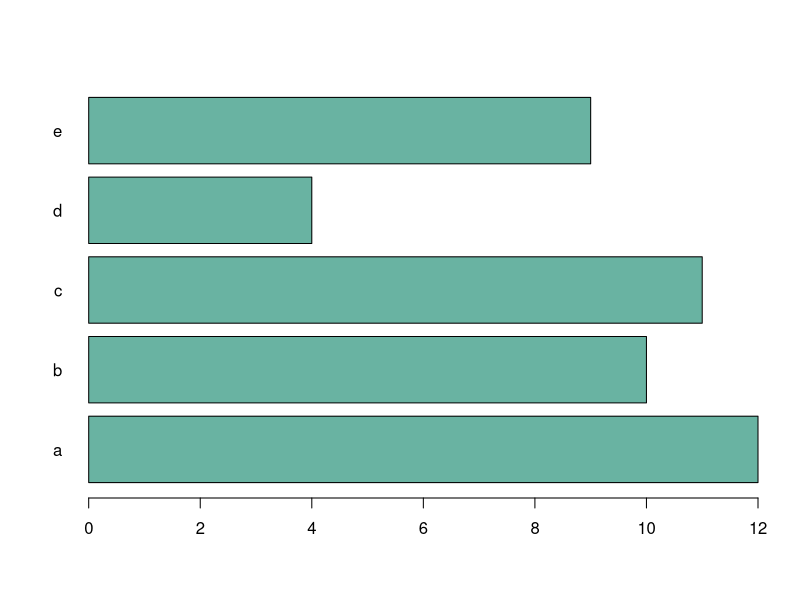

Here is the R script that generated this plot:
# create dummy data
data <- data.frame(
  name=letters[1:5],
  value=sample(seq(4,15),5)
)

# Uniform color
barplot(height=data$value, names=data$name, 
        col="#69b3a2",
        horiz=T, las=1
        )